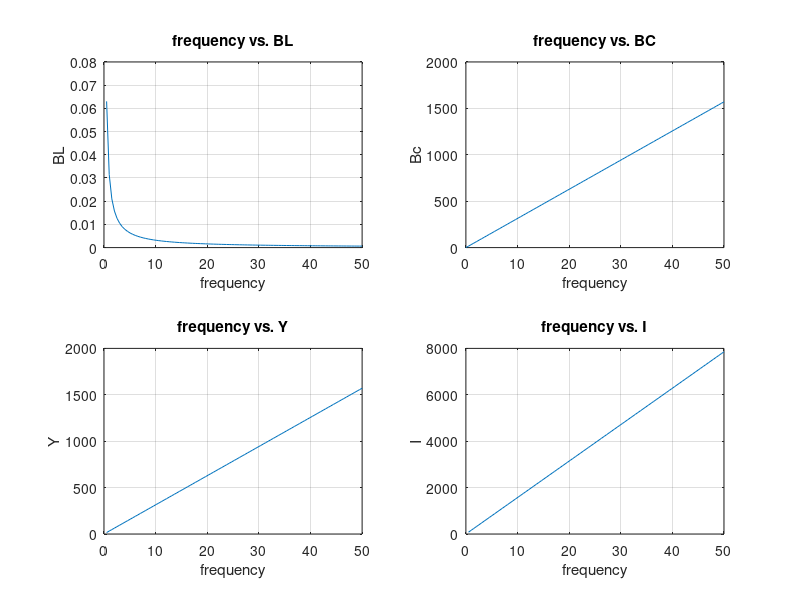

Recreate this plot in MATLAB.
%Program to find the Parallel Resonance
clc;
clear all;
close all;
r=input('enter the resistance value----->');
l=input('enter the inductance value------>');
c=input('enter the capacitance value----->');
v=input('enter the input voltage------->');
f=linspace(0,50);
xl=2*pi.*f*l;
xc=(1./(2*pi.*f*c));
b1=1./xl;
bc=1./xc;
b=b1-bc; 
g=1/r;
y=sqrt((g^2)+(b.^2));
i=v.*y;
subplot(2,2,1);
plot(f,b1);
grid;
xlabel('frequency');
ylabel('BL');
title('frequency vs. BL');
subplot(2,2,2);
plot(f,bc);
grid;
xlabel('frequency');
ylabel('Bc');
title('frequency vs. BC');
subplot(2,2,3);
plot(f,y);
grid;
xlabel('frequency');
ylabel('Y');
title('frequency vs. Y');
subplot(2,2,4);
plot(f,i);
grid;
xlabel('frequency');
ylabel('I');
title('frequency vs. I');

%{
enter the resistance value----->1000
enter the inductance value------>1
enter the capacitance value----->400*10^-6
enter the input voltage------->50
%}

